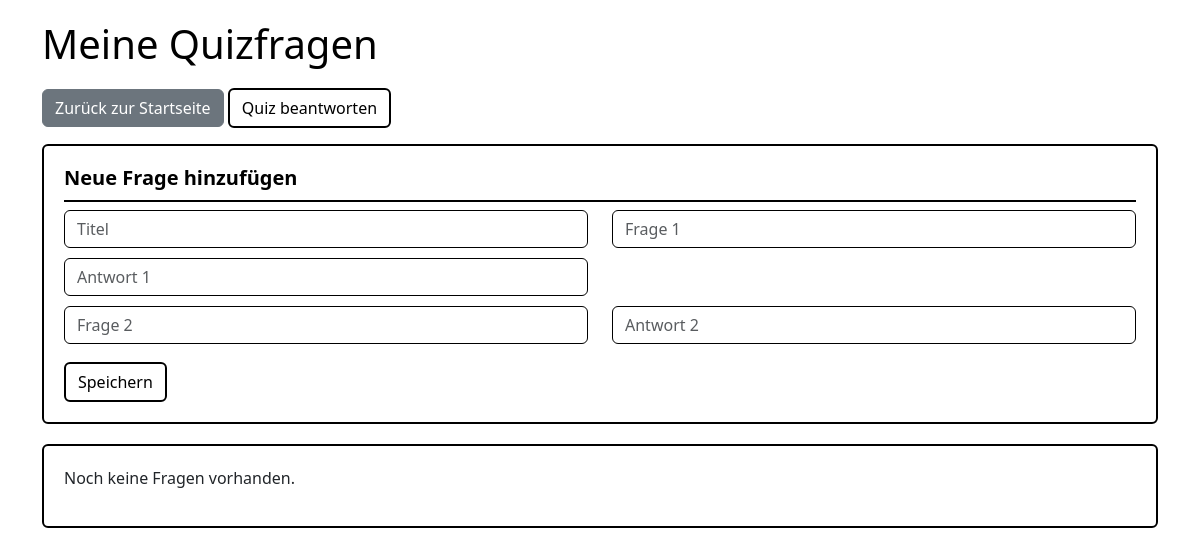
Page /lehrer on the earlier database version.
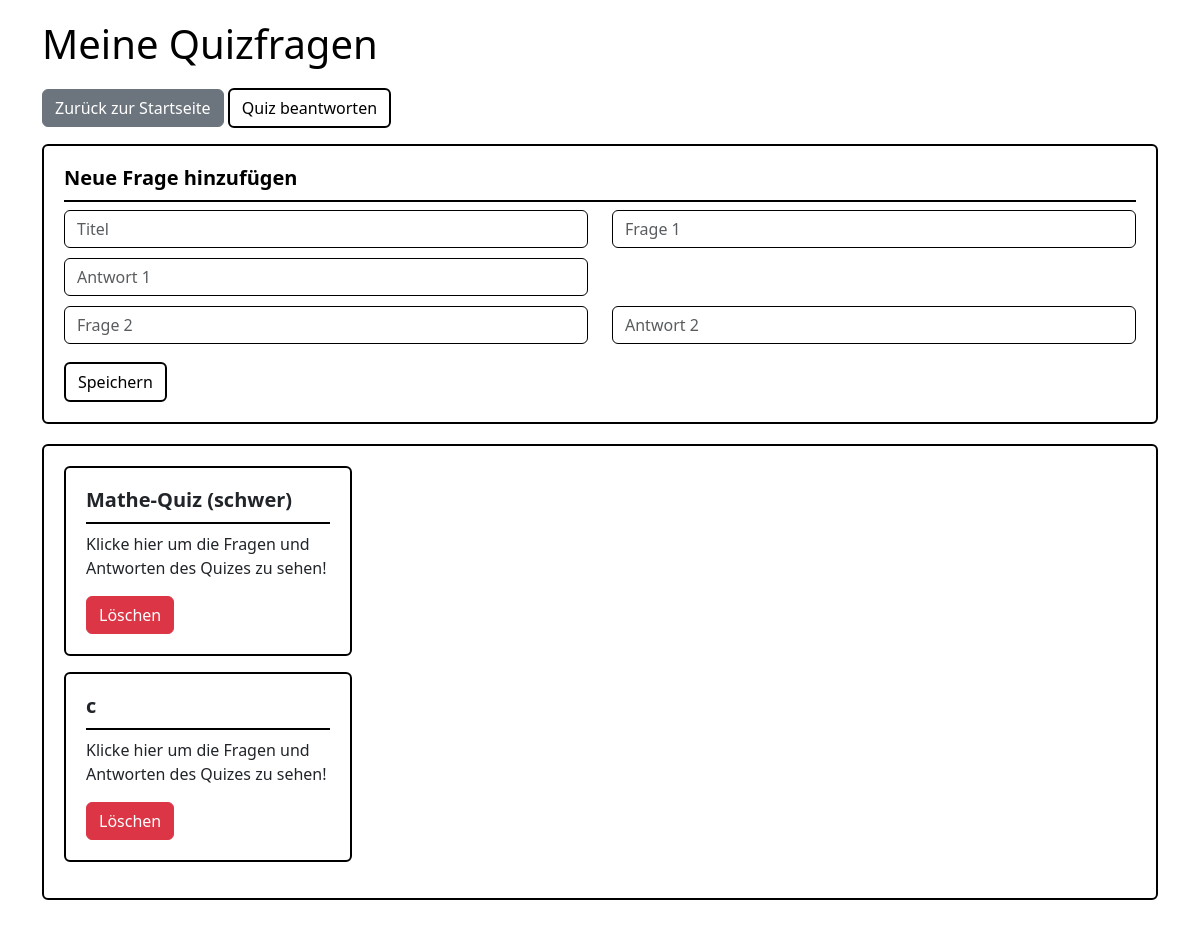
Same page on the later database version.
### tables this page shows
CREATE TABLE text_quiz (
    Id INTEGER PRIMARY KEY AUTOINCREMENT,
    quiz_titel TEXT,
    frage1 TEXT,
    antwort1 TEXT,
    frage2 TEXT,
    antwort2 TEXT
);

### app.py (the view)
@app.route('/lehrer')
def index():
    conn = get_db_connection()
    text_quiz = conn.execute('SELECT * FROM text_quiz').fetchall()
    conn.close()
    return render_template('index.html', text_quiz=text_quiz)

### app.py (called while the page is built)
def get_db_connection():
    conn = sqlite3.connect('database.db')
    conn.row_factory = sqlite3.Row
    return conn

### templates/index.html (shortened to what this page needs)
<!DOCTYPE html>
<html lang="de">
<head>
    <link href="https://cdn.jsdelivr.net/npm/bootstrap@5.3.8/dist/css/bootstrap.min.css" rel="stylesheet">
    <link rel="stylesheet" href="{{ url_for('static', filename='style2/style.css') }}">
</head>
<body>
    <div class="container">
        <h1>Meine Quizfragen</h1>
        <a href="{{ url_for('start') }}" class="btn btn-secondary mb-3">Zurück zur Startseite</a>
        <a href="{{ url_for('quiz') }}" class="btn btn-warning mb-3">Quiz beantworten</a>
        <div class="card">
            <div class="card-body">
                <h5>Neue Frage hinzufügen</h5>
                <form action="{{ url_for('add_post') }}" method="POST">
                    <div class="row">
                        <div class="col-md-6">
                            <input type="text" name="quiz_titel" class="form-control" placeholder="Titel" required>
                        </div>
                        <div class="col-md-6">
                            <input type="text" name="frage1" class="form-control" placeholder="Frage 1" required>
                        </div>
                        <div class="col-md-6">
                            <input type="text" name="antwort1" class="form-control" placeholder="Antwort 1" required>
                        </div>
                    </div>
                    <div class="row">
                        <div class="col-md-6">
                            <input type="text" name="frage2" class="form-control" placeholder="Frage 2" required>
                        </div>
                        <div class="col-md-6">
                            <input type="text" name="antwort2" class="form-control" placeholder="Antwort 2" required>
                        </div>
                    </div>
                    <button type="submit" class="btn btn-warning mt-2">Speichern</button>
                </form>
            </div>
        </div>
        <div class="card">
            <div class="card-body">
                {% if text_quiz|length == 0 %}
                    <p>Noch keine Fragen vorhanden.</p>
                {% else %}
                    {% for quiz in text_quiz %}
                    <div class="card mb-3" style="width: 18rem;">
                        <div class="card-body">
                            <h5 class="card-title">{{ quiz['quiz_titel'] }}</h5>
                            <p class="card-text">Klicke hier um die Fragen und Antworten des Quizes zu sehen!</p>
                            <form action="{{ url_for('delete_post', id=quiz['Id']) }}" method="POST" style="display:inline;">
                                <button type="submit" class="btn btn-danger" >Löschen</button>
                            </form>
                        </div>
                    </div>
                    {% endfor %}
                {% endif %}
            </div>
        </div>
    </div>
</body>
</html>

Differences in the rows shown:
added text_quiz: quiz_titel "Mathe-Quiz (schwer)"
added text_quiz: quiz_titel "c"
Other differences:
text no longer shown: "Noch keine Fragen vorhanden."
